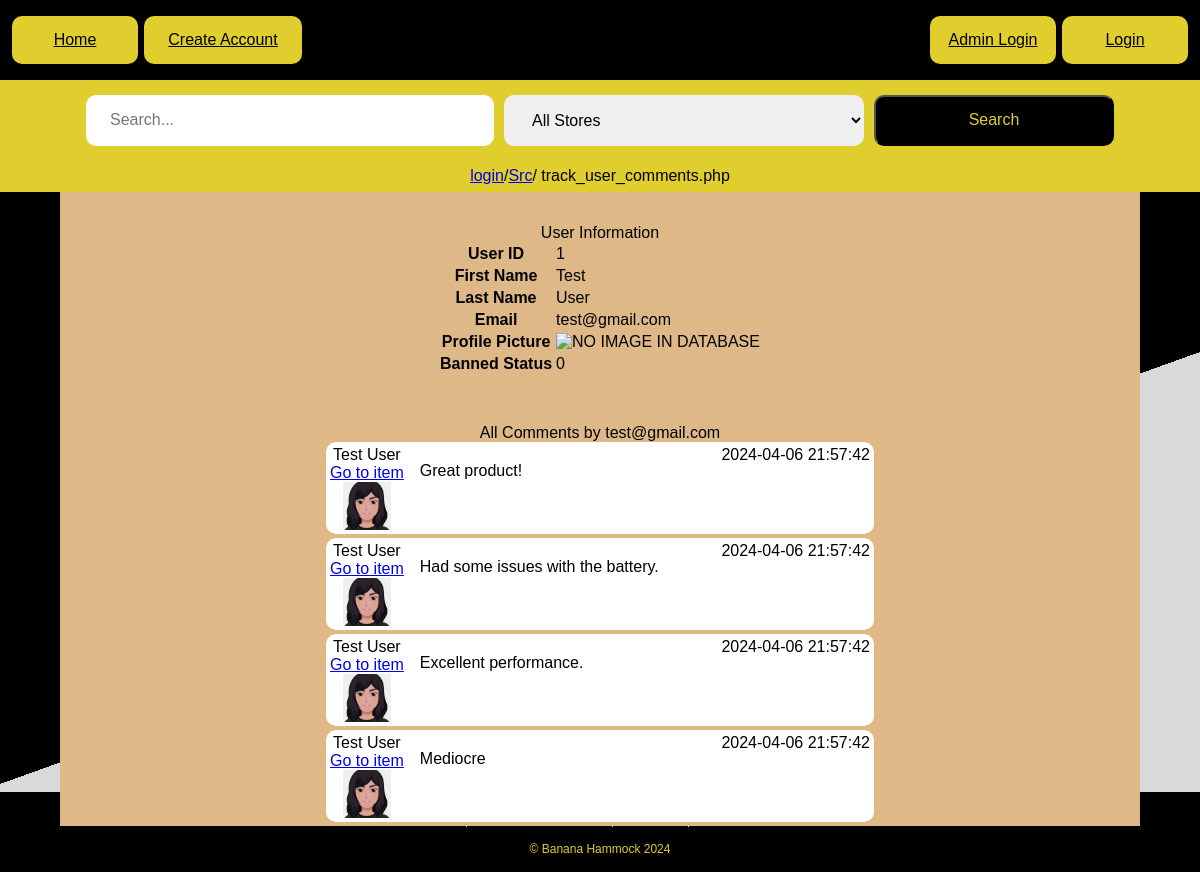
The page /src/client/track_user_comments.php?user_id=1 on the database its author committed.
### tables this page shows
CREATE TABLE
    USERS (
        USER_ID INT AUTO_INCREMENT PRIMARY KEY,
        First_Name VARCHAR(50) NOT NULL,
        Last_Name VARCHAR(50) NOT NULL,
        Email VARCHAR(100) NOT NULL UNIQUE,
        MD5_Password CHAR(32) NOT NULL,
        DISPLAY_IMAGE BLOB,
        BANNED_STATUS BOOLEAN DEFAULT FALSE
    );

CREATE TABLE
    Comments (
        COMMENT_ID INT AUTO_INCREMENT PRIMARY KEY,
        COMMENT_TEXT TEXT NOT NULL,
        ITEM_ID INT NOT NULL,
        USER_ID INT NOT NULL,
        DATE_TIME_ADDED DATETIME NOT NULL,
        FOREIGN KEY (USER_ID) REFERENCES USERS (USER_ID) ON DELETE CASCADE,
        FOREIGN KEY (ITEM_ID) REFERENCES ITEMS (ITEM_ID) ON DELETE CASCADE
    );

### src/server/functions/item_info.php (called while the page is built, shortened)
<?php
include_once 'db_connection.php';
class Item_info
{
	public static function getAllStoreList()
	{
		$query = "SELECT * FROM STORE;";
		try {
			$response = executePreparedQuery($query, array());
			if ($response[0]) {
				if ($response[1] === "NO_DATA_RETURNED") {
					return "NO_STORES_IN_DATABASE";
				} elseif (is_array($response[1]) && count($response[1]) >= 1) {
					return $response[1];
				}
			}
		} catch (Exception $e) {
			echo "Error occurred, when using Database function to try to validate User.<br>";
			echo $e->getMessage();
		}
	}
}

### src/server/functions/db_connection.php (called while the page is built, shortened)
<?php
function parseIniFileBasedOnEnvironment()
{
    $env = getenv('SERVER_ENV');
    $filename = '';
    switch ($env) {
        default:
            $filename = '/var/www/html/server.env';
            break;
    }
    if (file_exists($filename)) {
        return parse_ini_file($filename);
    } else {
        return false;
    }
}
$ENV_VAR = parseIniFileBasedOnEnvironment();
$connection = mysqli_connect($ENV_VAR['HOST'], $ENV_VAR['USER'], $ENV_VAR['PASSWORD'], $ENV_VAR['DATABASE']);
function executePreparedQuery($query, $params)
{
    $isSelect = false;
    try {
        global $connection;
        if (isset($query)) {
            if (stripos($query, "SELECT") !== false) {
                $isSelect = true;
            }
        }
        $stmt = $connection->prepare($query);
        try {
            if (count($params) > 0) {
                $stmt->bind_param(...$params);
            }
        } catch (Exception $e) {
            return array(false, "Error occured , preparing the sql statement.<br>");
        }
        if ($stmt->execute()) {
            if ($isSelect) {
                $result = $stmt->get_result();
                $data = array();
                while ($row = $result->fetch_assoc()) {
                    $data[] = $row;
                }
                if (count($data) == 1) {
                    return array(true, $data[0]);
                }
                return array(true, $data);
            } else {
                return array(true, "STATMENT_EXECUTED");
            }
        } else {
            return array(false, "STATEMENT_DID_NOT_EXECUTE , Message : " . $stmt->error);
        }
    } catch (Exception $e) {
        echo "Error occured , when using executePreparedQuery function.<br>";
        echo $e->getMessage();
    }
}

### src/server/functions/user_management.php (called while the page is built, shortened)
<?php
include_once 'db_connection.php';
class User_management
{
	public static function getUser_First_Last_Name($USER_ID)
	{
		$USER_ID = intval($USER_ID);
		$query = "SELECT First_Name, Last_Name FROM USERS WHERE USER_ID = ?;";
		try {
			$response = executePreparedQuery($query, array('i', $USER_ID));
			if ($response[0]) {
				return $response[1]['First_Name'] . " " . $response[1]['Last_Name'];
			}
			return "NO_NAME_FOUND";
		} catch (Exception $e) {
			echo "Error occurred, when using Database function to try to validate User.<br>";
			echo $e->getMessage();
		}
	}
	public static function validateUserID($USER_ID): string
	{
		$query = "SELECT USER_ID FROM USERS WHERE USER_ID=?";
		try {
			$resp = executePreparedQuery($query, array('i', $USER_ID));
			if ($resp[0] == true) {
				return "VALID_USER";
			}
			return "COULD_NOT_EXECUTE_QUERY";
		} catch (Exception $e) {
			echo "Error occurred, when using Database public static function to try to validate User.<br>";
			echo $e->getMessage();
		}
	}
	public static function getAllUserDataFromID($USER_ID){
		$query = "SELECT * FROM USERS WHERE USER_ID = ?;";
		try {
			$response = executePreparedQuery($query, array('i', $USER_ID));
			if ($response[0]) {
				return $response[1];
			}
			return "COULD_NOT_EXECUTE_QUERY";
		} catch (Exception $e) {
			echo "Error occurred when querying USERS for a USER_ID";
			echo $e->getMessage();
		}
	}
	public static function getAllUserCommentsDescending($USER_ID)
	{
		$query = "SELECT Comments.COMMENT_ID, Comments.COMMENT_TEXT,Comments.DATE_TIME_ADDED, Comments.ITEM_ID,ITEMS.ITEM_NAME FROM Comments NATURAL JOIN ITEMS WHERE Comments.USER_ID = ? ORDER BY Comments.DATE_TIME_ADDED DESC;";
		try {
			if (User_management::validateUserID($USER_ID) == "USER_DOES_NOT_EXIST") {
				return "INVALID_USER_ID";
			}
			$resp = executePreparedQuery($query, array('s', $USER_ID));
			if ($resp[0]) {
				if (is_array($resp[1]) && count($resp[1]) >= 1) {
					return $resp[1];
				}
				return "NO_COMMENTS_FOUND";
			}
			return "COULD_NOT_EXECUTE_QUERY";
		} catch (Exception $e) {
			echo "Error occurred when trying to get all comments for a user desc";
			echo $e->getMessage();
		}
	}
}

### src/client/track_user_comments.php (the view, shortened to what this page needs)
<?php
require_once("./../server/functions/item_info.php");
?>
<!DOCTYPE html>
<html lang="en">
<head>
	<link rel="stylesheet" href="css/user_detail.css" />
	<link rel="stylesheet" href="css/global.css" />
</head>
<body>
	<div class="container">
		<div class="headerblack">
			<a href="home.php" class="home-button">Home</a>
			<?php
			if (isset($_SESSION['USER_EMAIL']) || isset($_SESSION['ADMIN_EMAIL'])) {
				echo "<a href=\"login.php\" class=\"login-button\">";
				echo "Logout</a>";
			} else {
				echo "<a href=\"login.php\" class=\"login-button\">";
				echo "Login</a>";
			}
			?>
			<?php
			if (!isset($_SESSION['USER_EMAIL']) & !isset($_SESSION['ADMIN_EMAIL'])) {
				echo "<a href=\"admin_login.php\"
				class=\"admin-login-button\">Admin Login</a>";
				echo "<a href=\"create_account.php\"
				class=\"create-account-button\">Create Account</a>";
			}
			?>
		</div>
		<header class="headeryellow">
			<div class="search-container">
				<input type="text" id="search-input" placeholder="Search...">
				<?php
				$stores = Item_info::getAllStoreList();
				if (count($stores) == 0) {
					echo $stores;
				} else {
					echo "<select id = \"store_select\" class=\"select_dropdown\">";
					echo "<option value=\"all\">All Stores</option>";
					echo "</select>";
				}
				?>
				<button type="button" id="search-button">Search</button>
			</div>
		</header>
		<?php include_once './../server/breadcrumbs.php' ?>
		<div class="underheadercontainer">
			<div class="overlay">
			<?php
			$user_id = $_GET['user_id'];
			if (isset($user_id)){
				$user = User_management::getAllUserDataFromID($user_id);
				if (is_array($user)) {
					echo "<div class=\"user-info-container\">";
					echo "<table id=\"user_table\">";
					echo "<caption> User Information </caption>";
					echo "<tr><th scope=\"row\">User ID</th><td>" . $user['USER_ID'] . "</td></tr>";
					echo "<tr><th scope=\"row\">First Name</th><td>" . $user['First_Name'] . "</td></tr>";
					echo "<tr><th scope=\"row\">Last Name</th><td>" . $user['Last_Name'] . "</td></tr>";
					echo "<tr><th scope=\"row\">Email</th><td>" . $user['Email'] . "</td></tr>";
					echo "<tr><th scope=\"row\">Profile Picture</th><td><img src=\"./../server/getUserImages.php?USER_ID=" . urlencode($user['USER_ID']) . "\" alt=\"NO IMAGE IN DATABASE\"></td></tr>";
					echo "<tr><th scope=\"row\">Banned Status</th><td>" . $user['BANNED_STATUS'] . "</td></tr>";
					echo "</table></div>";
				} else {
					echo "<h4>Error Retrieving User Data: " .$user . "</h4>";
				}
				$testUserImage = "../../server/images/userImages/admin/test@gmail.com.jpeg";
				$user_comments = User_management::getAllUserCommentsDescending($user_id);
				if (is_array($user_comments)){
					echo "<div class=\"all-comments\">";
					echo "All Comments by " . $user['Email'];
					foreach($user_comments as $user_comment){
						echo "<div class=\"comment-container\">";
                        echo "<div class=\"user-info\"><div class=\"user-id\">" . User_management::getUser_First_Last_Name($user_id) . "</div>";
						echo "<a href=product.php?ITEM_ID=" . $user_comment["ITEM_ID"] . ">Go to item</a>";
						echo "<img src=\"" . $testUserImage . "\" class='user-image'></div>";
                        echo "<p class=\"comment-text\">" . $user_comment['COMMENT_TEXT'] . "</p>";
						echo "<div class=\"date_time_comment_added\">" . $user_comment['DATE_TIME_ADDED'] . "</div>";
                    echo "</div>";
					}
				}
				else{
					echo "No comments by this user";
				}
				echo "</div>";
			}
				?>
			</div>
		</div>
	</div>
	<footer>
		<div>
			<nav>
				<ul>
					<li><a href="home.php">Home</a></li>
					<?php
					if (isset($_SESSION['USER_EMAIL']) || isset($_SESSION['ADMIN_EMAIL'])) {
						echo "<li><a href=\"account_page.php\">Account</a></li>";
					} else {
						echo "<li><a href=\"create_account.php\">Create Account</a></li>
						<li><a href=\"login.php\">Login</a></li>
						<li><a href=\"admin_login.php\">Admin Login</a></li>";
					}
					?>
				</ul>
				<p>&copy; Banana Hammock 2024</p>
			</nav>
		</div>
	</footer>
</body>

### src/server/breadcrumbs.php
<?php
function buildBreadcrumbs($baseLabel = 'login', $baseUrl = '/client')
{
    $uri = strtok($_SERVER['REQUEST_URI'], '?');
    $parts = explode('/', $uri);
    $parts = array_filter($parts, function ($value) use ($baseUrl) {
        return $value !== '' && $value !== ltrim($baseUrl, '/');
    });
    $startUrl = $baseLabel . ".php";
    $breadcrumbs = "<div class=\"breadcrumb_box\"><a href=\"$startUrl\">$baseLabel</a>";
    $path = $baseUrl;
    foreach ($parts as $part) {
        $partName = urldecode($part);
        $path .= '/' . $partName . ".php";
        if ($part !== end($parts)) {
            $showName = ucfirst($partName);
            $breadcrumbs .= " / <a href=\"$path\">$showName</a>";
        } else {
            $breadcrumbs .= " / $partName";
        }
    }
    $breadcrumbs .= "</div>";
    return $breadcrumbs;
}
echo buildBreadcrumbs();

### src/client/css/user_detail.css (style rules this page uses)
.user-info-container { display: flex; flex-direction: row; width: 100%; align-items: center; padding-top: 2em; padding-bottom: 2em; justify-content: center; align-items: center; }
.user-info { display: flex; flex-direction: column; justify-content: center; align-items: center; }
.user-id { color: black; }
.user-image { height: 3em; width: 3em; }
.all-comments { display: flex; flex-direction: column; align-items: center; justify-content: center; width: 100%; margin-top: 1em; }
.comment-container { display: flex; flex-direction: row; background-color: white; border-radius: 10px; padding: 0.25em; margin-bottom: 0.25em; width: 50%; }
.comment-text { margin-left: 1em; }
.date_time_comment_added { margin-left: auto; }

### src/client/css/global.css (style rules this page uses)
nav a { background-color: var(--main-button-background-color); color: var(--main-button-foreground-color); }
body, html { width: 100%; height: auto; margin: 0; overflow-y: visible; padding: 0; font-family: 'Poppins' , sans-serif; }
.container { background: var(--third-color); width: 100%; height: auto; padding-bottom: 0.5em; overflow-y: visible; position: relative; }
.headeryellow { background: var(--primary-color); width: 100%; height: 80px; position: relative; display: flex; justify-content: center; align-items: center; }
.headerblack { background: var(--secondary-color); width: 100%; height: 5em; position: relative; }
.underheadercontainer { position: relative; width: 100%; height: 100%; }
.overlay { position: absolute; top: 0; left: 50%; transform: translateX(-50%); width: 90%; height: auto; background-color: burlywood; z-index: 3; }
.home-button { position: absolute; width: 6em; top: 20%; left: 1%; border-radius: 10px; padding: 15px 15px; color: var(--secondary-color); text-align: center; background-color: var(--primary-color); border: none; cursor: pointer; }
.login-button { position: absolute; width: 6em; top: 20%; right: 1%; border-radius: 10px; padding: 15px 15px; color: var(--secondary-color); text-align: center; background-color: var(--primary-color); border: none; cursor: pointer; }
.admin-login-button { position: absolute; width: 6em; top: 20%; right: 12%; border-radius: 10px; padding: 15px 15px; color: var(--secondary-color); text-align: center; background-color: var(--primary-color); border: none; cursor: pointer; }
.create-account-button { position: absolute; width: 8em; top: 20%; left: 12%; border-radius: 10px; padding: 15px 15px; color: var(--secondary-color); text-align: center; background-color: var(--primary-color); border: none; cursor: pointer; }
.search-container { width: 100%; display: flex; justify-content: center; }
.search-container input[type="text"], .search-container select { width: 30vw; margin-right: 10px; padding: 2vh 2vw; border: 0; border-radius: 10px; font-size: 16px; }
.search-container button { width: 20vw; padding: 1vh 1vw; background-color: var(--secondary-color); color: var(--primary-color); border-radius: 10px; cursor: pointer; font-size: 16px; }
.select_dropdown { width: 20%; padding: 2vh 2vw; display: inline-block; border: 1px solid #ccc; border-radius: 4px; box-sizing: border-box; }
.breadcrumb_box { background-color: var(--primary-color); display: flex; height: 2em; width: 100%; justify-content: center; align-items: center; }
footer div { background: var(--secondary-color); width: 100%; height: 5em; position: relative; left: 0px; bottom: 0px; color: var(--third-color); display: flex; }
footer div nav { width: 100%; text-align: center; justify-content: center; }
footer ul { padding:0; }
footer li { text-align: center; display: inline-block; padding: 0 1em; position: relative; }
footer a { text-decoration: none; background-color: transparent; }
footer p { font-size: 0.75em; color: var(--primary-color); margin: 0 ; text-align: center; }
footer div ul li:not(:last-child)::after { content:""; border:1px solid #e2e2e2; border-width: 0.1em 0.1em 0 0; position:absolute; right:-0.2em; top:0; height:100%; border-color: var(--third-color); }

### src/client/css/variables.css (style rules this page uses)
:root { --primary-color: #dfce2d; --secondary-color: #000000; --third-color: #d9d9d9; --hover-color: #fff177; --error-message-color: red; --main-font-color: #e1e1e1; --main-background-color: rgb(44, 44, 44); --main-button-background-color: #e1e1e1; --main-button-foreground-color: #e1e1e1; }

### rows shown on the page
users: USER_ID "1", First_Name "Test", Last_Name "User", Email "test@gmail.com", BANNED_STATUS "0"
comments: USER_ID.Last_Name "Test User", COMMENT_TEXT "Great product!", DATE_TIME_ADDED "2024-04-06 21:57:42"
comments: USER_ID.Last_Name "Test User", COMMENT_TEXT "Had some issues with the battery.", DATE_TIME_ADDED "2024-04-06 21:57:42"
comments: USER_ID.Last_Name "Test User", COMMENT_TEXT "Excellent performance.", DATE_TIME_ADDED "2024-04-06 21:57:42"
comments: USER_ID.Last_Name "Test User", COMMENT_TEXT "Mediocre", DATE_TIME_ADDED "2024-04-06 21:57:42"

### other values the page prints
$baseLabel "login"
$showName "Src"
